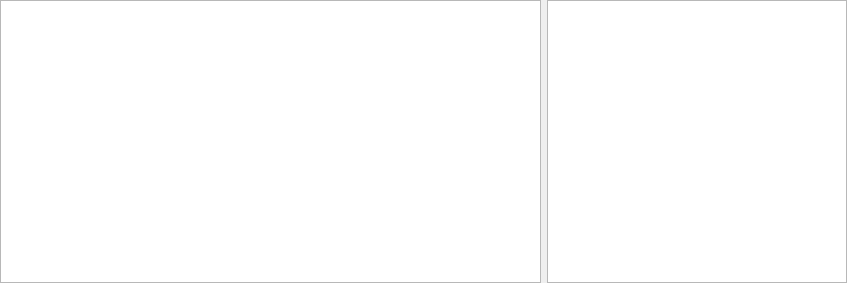
<?xml version="1.0" encoding="UTF-8"?>
<ui version="4.0">
 <class>PandemicStatisticsWidgetClass</class>
 <widget class="QWidget" name="PandemicStatisticsWidgetClass">
  <property name="geometry">
   <rect>
    <x>0</x>
    <y>0</y>
    <width>847</width>
    <height>283</height>
   </rect>
  </property>
  <property name="windowTitle">
   <string>PandemicStatisticsWidget</string>
  </property>
  <layout class="QGridLayout" name="gridLayout">
   <property name="leftMargin">
    <number>0</number>
   </property>
   <property name="topMargin">
    <number>0</number>
   </property>
   <property name="rightMargin">
    <number>0</number>
   </property>
   <property name="bottomMargin">
    <number>0</number>
   </property>
   <item row="0" column="0">
    <widget class="QChartView" name="chartView"/>
   </item>
   <item row="0" column="1">
    <widget class="QChartView" name="pie_chartView">
     <property name="maximumSize">
      <size>
       <width>300</width>
       <height>16777215</height>
      </size>
     </property>
    </widget>
   </item>
  </layout>
 </widget>
 <layoutdefault spacing="6" margin="11"/>
 <customwidgets>
  <customwidget>
   <class>QChartView</class>
   <extends>QGraphicsView</extends>
   <header>QtCharts</header>
  </customwidget>
 </customwidgets>
 <resources/>
 <connections/>
</ui>
